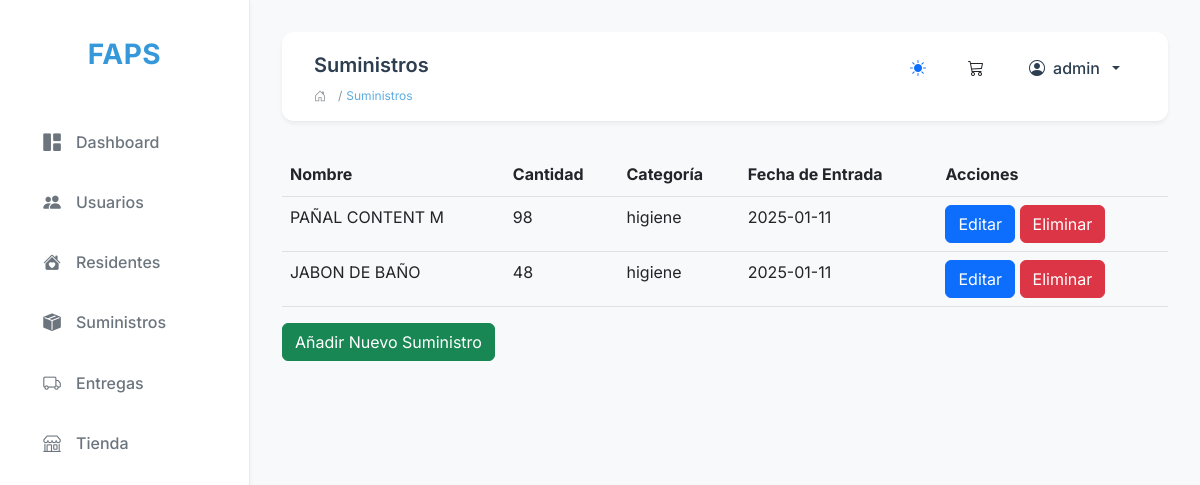
Page /admin/supplies (signed in) on the committed database.
### app/models.py (models this page shows)
class Supply(db.Model):
    id = db.Column(db.Integer, primary_key=True)
    name = db.Column(db.String(100), nullable=False)
    category = db.Column(db.String(100), nullable=False)
    quantity = db.Column(db.Integer, nullable=False)
    entry_date = db.Column(db.Date, nullable=False)
    photo = db.Column(db.String(255), nullable=True)
    description = db.Column(db.Text, nullable=True)
    price = db.Column(db.Float, nullable=True)  # Para mostrar el valor referencial

### app/routes/supply_routes.py (the view)
@supply_bp.route('/admin/supplies')
def list_supplies():
    supplies = Supply.query.all()
    return render_template('list_supplies.html', supplies=supplies)

### app/templates/list_supplies.html (shortened to what this page needs)
{% extends 'base.html' %}
{% block page_title %}Suministros{% endblock %}
{% block breadcrumbs %}
<li class="breadcrumb-item active">Suministros</li>
{% endblock %}
{% block content %}
<table class="table">
    <thead>
        <tr>
            <th>Nombre</th>
            <th>Cantidad</th>
            <th>Categoría</th>
            <th>Fecha de Entrada</th>
            {% if session['user_type'] == 'admin' %}
            <th>Acciones</th>
            {% endif %}
        </tr>
    </thead>
    <tbody>
        {% for supply in supplies %}
        <tr>
            <td>{{ supply.name }}</td>
            <td>{{ supply.quantity }}</td>
            <td>{{ supply.category }}</td>
            <td>{{ supply.entry_date.strftime('%Y-%m-%d') }}</td>
            {% if session['user_type'] == 'admin' %}
            <td>
                <a class="btn btn-primary" href="{{ url_for('supply_bp.edit_supply', id=supply.id) }}">Editar</a>
                <form action="{{ url_for('supply_bp.delete_supply', id=supply.id) }}" method="post" style="display:inline;">
                    <button class="btn btn-danger" type="submit">Eliminar</button>
                </form>
            </td>
            {% endif %}
        </tr>
        {% endfor %}
    </tbody>
</table>
{% if session['user_type'] == 'admin' %}
<a class="btn btn-success" href="{{ url_for('supply_bp.create_supply') }}">Añadir Nuevo Suministro</a>
{% endif %}
{% endblock %}

### app/static/css/custom.css (style rules this page uses)
:root { --bg-primary: #f8f9fa; --bg-secondary: #ffffff; --text-primary: #2c3e50; --text-secondary: #6c757d; --border-color: #e9ecef; --accent-color: #3498db; --accent-hover: #2980b9; --danger-color: #e74c3c; --success-color: #2ecc71; --warning-color: #f1c40f; --info-color: #3498db; --sidebar-width: 250px; --header-height: 60px; --footer-height: 60px; --shadow-sm: 0 2px 4px rgba(0,0,0,0.05); --shadow-md: 0 4px 6px rgba(0,0,0,0.1); --shadow-lg: 0 10px 15px rgba(0,0,0,0.1); --transition: all 0.3s ease; }
* { margin: 0; padding: 0; box-sizing: border-box; }
body { font-family: 'Inter', -apple-system, BlinkMacSystemFont, 'Segoe UI', 'Roboto', sans-serif; background-color: var(--bg-primary); color: var(--text-primary); line-height: 1.6; min-height: 100vh; display: flex; }
.breadcrumb-item + .breadcrumb-item::before { color: var(--text-secondary); padding: 0 0.25rem; }
.breadcrumb-item.active { color: var(--accent-color); }

### rows in the picture
Supply: name "PAÑAL CONTENT M", quantity "98", category "higiene", entry_date "2025-01-11"
Supply: name "JABON DE BAÑO", quantity "48", category "higiene", entry_date "2025-01-11"

### other values in the picture
{{ session.get('user_type', '') }} "admin"
